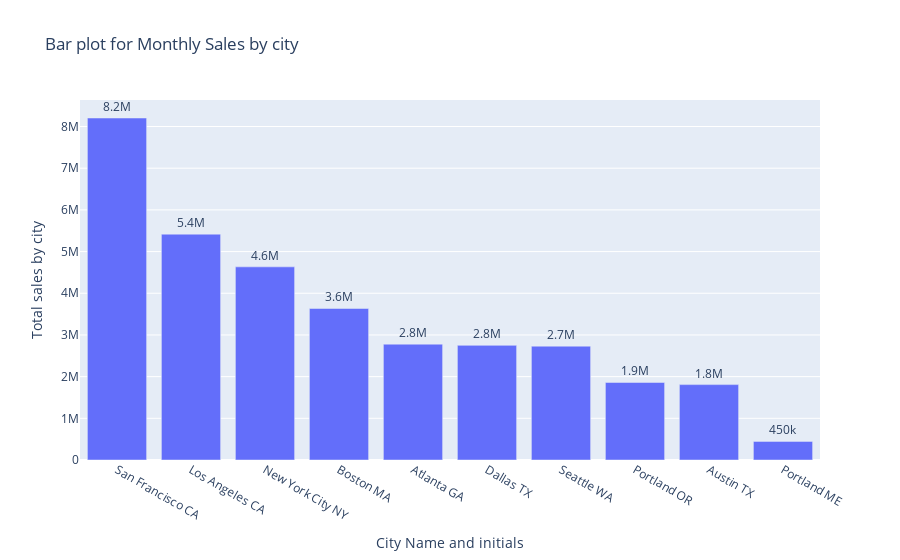

Write notebook code for a chart like this one.
### Code cell
#plotting with plotly, bar plot
fig = px.bar(Highest_city, x='City Name', y='Price Each', text='Price Each',
             labels={'City Name':'City Name and initials', 'Price Each':'Total sales by city'},
             title='Bar plot for Monthly Sales by city')
fig.update_traces(texttemplate='%{text:.2s}', textposition='outside')
fig.update_layout(uniformtext_minsize=8)
fig

### Figure 1 — Plotly figure (JSON) as saved in the notebook; plotly's stock layout.template omitted (floating-point values rounded to 4 significant figures)
{"data": [{"alignmentgroup": "True", "hovertemplate": "City Name and initials=%{x}<br>Total sales by city=%{text}<extra></extra>", "legendgroup": "", "marker": {"color": "#636efa"}, "name": "", "offsetgroup": "", "orientation": "v", "showlegend": false, "text": [8204000.0, 5417000.0, 4633000.0, 3634000.0, 2779000.0, 2750000.0, 2731000.0, 1860000.0, 1808000.0, 446800.0], "textposition": "outside", "texttemplate": "%{text:.2s}", "type": "bar", "x": ["San Francisco CA", "Los Angeles CA", "New York City NY", "Boston MA", "Atlanta GA", "Dallas TX", "Seattle WA", "Portland OR", "Austin TX", "Portland ME"], "xaxis": "x", "y": [8204000.0, 5417000.0, 4633000.0, 3634000.0, 2779000.0, 2750000.0, 2731000.0, 1860000.0, 1808000.0, 446800.0], "yaxis": "y"}], "layout": {"barmode": "relative", "legend": {"tracegroupgap": 0}, "title": {"text": "Bar plot for Monthly Sales by city"}, "uniformtext": {"minsize": 8}, "xaxis": {"anchor": "y", "domain": [0, 1], "title": {"text": "City Name and initials"}}, "yaxis": {"anchor": "x", "domain": [0, 1], "title": {"text": "Total sales by city"}}}}
